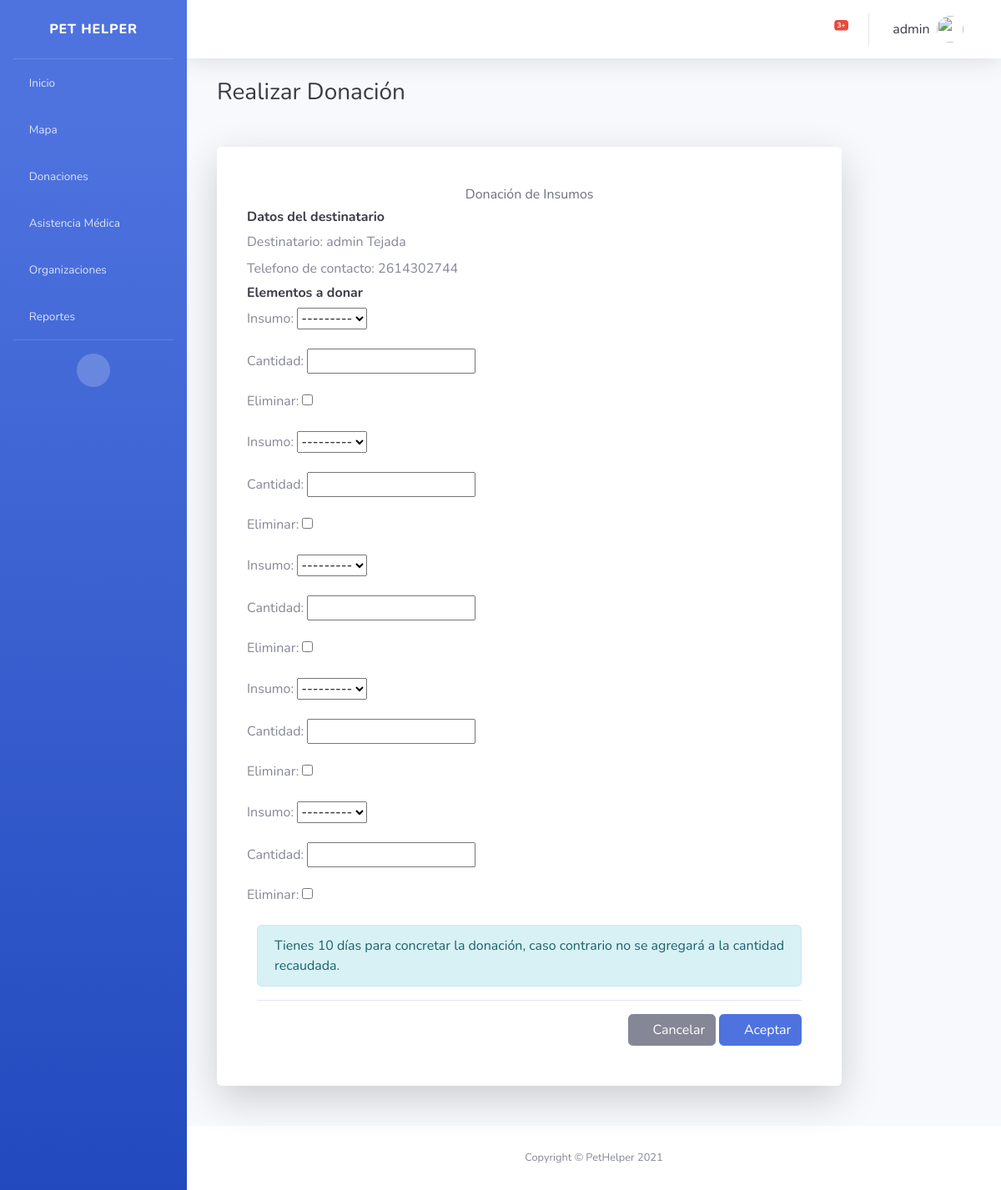
The page /donacion_insumo/new/1 (signed in) on the database as committed earlier.
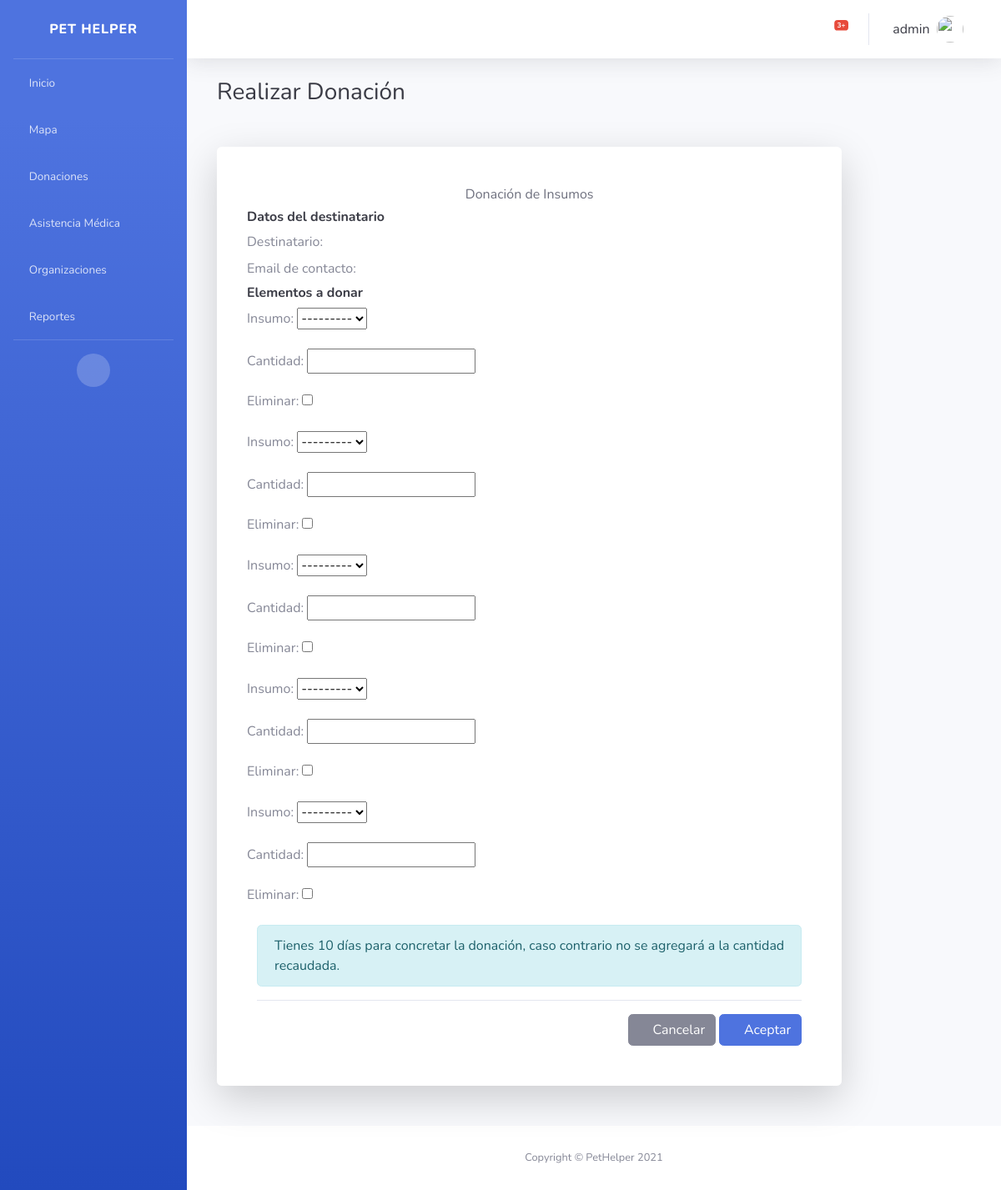
The same page on the database as committed later.
### solicitud/models.py (models this page shows, shortened)
class Solicitud_Donacion_Insumo(ClaseModelo):
    titulo = models.TextField(max_length=100, null=False, blank=False)
    pedido = models.ImageField(upload_to="solicitud",blank=True, null=True)
    veterinario = models.ForeignKey(Veterinario, on_delete=models.CASCADE, null=True)
    class Meta:
        verbose_name_plural = 'solicitudes_insumos'

### usuario/models.py (models this page shows, shortened)
class Usuario(AbstractBaseUser, PermissionsMixin):
    email = models.EmailField('Email', unique=True)
    username = models.CharField(max_length=25, unique=True)
    """ tiene que ser nombre no username """
    apellido = models.CharField(max_length=25)
    date_joined = models.DateTimeField(default=timezone.now)
    DNI = models.CharField(max_length=8, default="", validators=[dni_regex])
    foto = models.ImageField(upload_to="usuario",blank=True, null=True)
    telefono = models.CharField(max_length=10, null=True, default="", help_text="Ejemplo: 2614247398")
    objects = UserManager()
    is_active = models.BooleanField('active', default=True)
    is_staff = models.BooleanField(default=True)
    USERNAME_FIELD = "email"
    REQUIRED_FIELDS = ["username"]

### donacionV2/views.py (the view, shortened to what this page needs)
# urls.py: path('donacion_insumo/new/<int:pk>', login_required(DonacionInsumoNew.as_view()), name='donacion_insumo_new'),
class DonacionInsumoNew(SuccessMessageMixin, generic.CreateView):
    model = Donacion_Insumo
    template_name = 'donacionV2/donacion_insumo_form.html'
    fields = []
    context_object_name = 'Donacion'
    success_url = reverse_lazy('solicitud:solicitud_list')
    success_message = "Tu donación ha sido procesada con éxito"
    def get_context_data(self, **kwargs):
        context = super().get_context_data(**kwargs)
        context['idSolicitud_insumo'] = self.kwargs['pk']
        context['Solicitud_insumo_obj'] = Solicitud_Donacion_Monetaria.objects.get(id=self.kwargs['pk'])
        objs = Solicitud_Donacion_Insumo.objects.all()
        for obj in objs:
            if obj.id == self.kwargs['pk']:
                context['Solicitud_insumo'] = obj
        if self.request.POST:
            context['Donacion'] = DonacionFormset(self.request.POST, instance=self.object)
        else:
            context['Donacion'] = DonacionFormset(instance=self.object)
        return context

### insumo/models.py (called while the page is built)
    def __str__(self):
        return '%s' % (self.nombre)

### donacionV2/templates/donacionV2/donacion_insumo_form.html (shortened to what this page needs)
{% extends 'base/base.html' %} {% block page_content %}
<div class="container">
    <div class="col-xl-10 col-lg-12 col-md-9 items-align-center">
        <h4 class="h3 mb-4 text-gray-900">Realizar Donación</h4>
        <div class="card o-hidden border-0 shadow-lg my-5">
            <div class="p-5">
                <form method="POST" class="user" >
                    <h6 class="text-gray-700 text-center">Donación de Insumos</h6>
                    <div class="row" id="donacion">
                        <div clas="column">
                            <h6 class="text-gray-900"><strong>Datos del destinatario</strong></h6>
                            <label>Destinatario: </label>
                            {{Solicitud_insumo.uc.username}} {{Solicitud_insumo.uc.apellido}}
                            {% if Solicitud_insumo.uc.telefono %}
                            <br><label>Telefono de contacto: </label>
                            {{Solicitud_insumo.uc.telefono}}
                            {% else %}
                            <br><label>Email de contacto: </label>
                            {% endif %}
                            <h6 class="text-gray-900"><strong>Elementos a donar</strong></h6>
                                {{ Donacion.as_p }}
                        </div>
                    </div>
                    <div class="alert alert-info" role="alert"> Tienes 10 días para concretar la donación, caso contrario no se agregará
                        a la cantidad recaudada.
                    </div>
                    <div class="border-top pt-3 text-right">
                        <a href="{{ request.META.HTTP_REFERER }}" class="btn btn-secondary"><span class="fa fa-undo"></span>
                            Cancelar</a>
                        <button type="submit" class="btn btn-primary">
                            <span class="fa fa-save"></span>
                            Aceptar
                    </div>
                </form>
            </div>
        </div>
    </div>
</div>
{% endblock %}

Rows that differ between the two databases and show on the page:
removed Solicitud_Donacion_Insumo: uc.username "admin", uc.apellido "Tejada", uc.telefono "2614302744"
changed Usuario "admin": telefono "2614302744" → empty (drawn)
Other text that changed with them:
text no longer shown: "Telefono de contacto:"
text now shown: "Email de contacto:"
